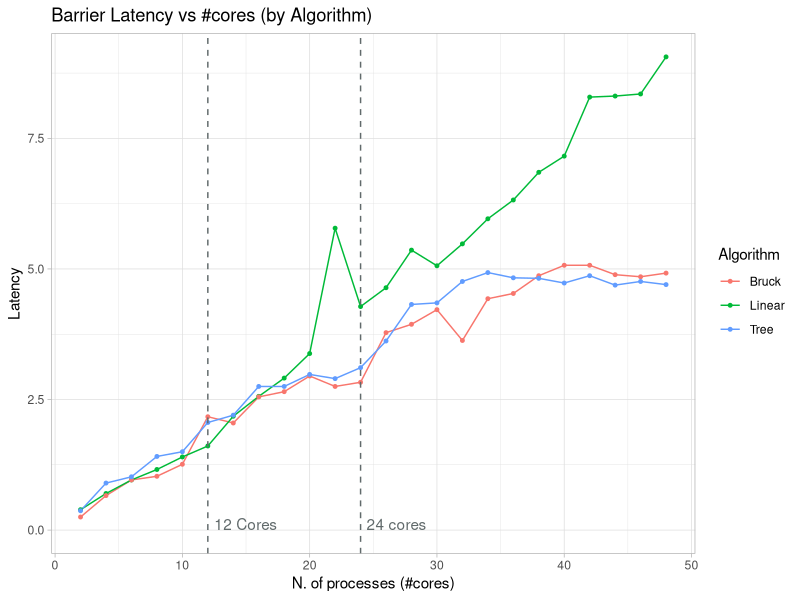

This chart was generated by the following R code:
## ---- chunk 1
knitr::opts_chunk$set(echo = TRUE)
library(ggplot2)
library(dplyr)
library(tidyverse)
library(patchwork)
## ---- chunk 2
barrier_default.df<- read.csv(file = "barrier_default.csv")
barrier_linear.df<- read.csv(file = "barrier_linear.csv")
barrier_doublering.df<- read.csv(file = "barrier_doublering.csv")
barrier_recursivedoubling.df<- read.csv(file = "barrier_recursivedoubling.csv")
barrier_bruck.df<- read.csv(file = "barrier_bruck.csv")
barrier_tree.df<- read.csv(file = "barrier_tree.csv")
## ---- chunk 3
barrier.df<- rbind(barrier_default.df,barrier_linear.df,barrier_doublering.df,barrier_recursivedoubling.df,barrier_bruck.df,barrier_tree.df)
## ---- chunk 4
barrier.df %>% filter(Allocation == "core") %>% filter(Algorithm %in% c("Tree","Linear","Bruck") )%>% 
  ggplot(aes(x = Processes, y = Latency, color = Algorithm)) +
    geom_line(linetype = 1) +
    geom_point(size=1)+
    #geom_abline(slope = 0.19, intercept = -0.19, color = "red")+
    geom_vline(xintercept = c(12, 24), linetype = "dashed", color = "#616A6B")+
    annotate("text", x = c(12,24), y = c(0,0), label = c("12 Cores","24 cores"), vjust = 0, hjust = -0.1,color="#616A6B")+
    #scale_color_manual(values = c("#27AE60","#E67E22","#3498DB","#8E44AD","")) +
    xlim(2, 48) +
    labs(x = 'N. of processes (#cores)',
         y = 'Latency',
         title = 'Barrier Latency vs #cores (by Algorithm)',
         color = 'Algorithm')+
    theme_light()
